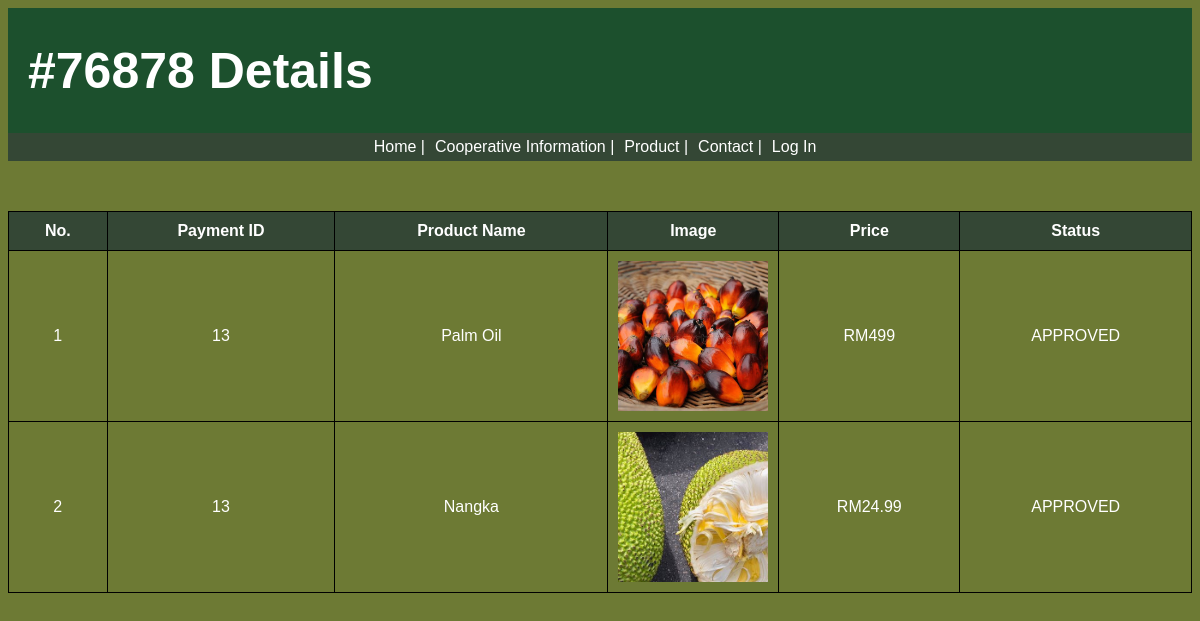
Screenshot of /view-invoice.php?orderID=76878 with the database file from the repository.
### tables this page shows
CREATE TABLE `tblorder` (
  `id` int(11) NOT NULL,
  `orderID` char(5) NOT NULL,
  `userID` int(11) NOT NULL,
  `productID` int(11) NOT NULL,
  `quantity` int(11) NOT NULL,
  `totalamount` float NOT NULL,
  `PostingDate` timestamp NULL DEFAULT current_timestamp(),
  `status` varchar(255) NOT NULL,
  `paymentId` int(11) NOT NULL
);

CREATE TABLE `tblpayment` (
  `paymentId` int(11) NOT NULL,
  `orderID` char(5) NOT NULL,
  `fullName` varchar(255) DEFAULT NULL,
  `email` varchar(255) DEFAULT NULL,
  `address` varchar(255) DEFAULT NULL,
  `city` varchar(100) DEFAULT NULL,
  `state` varchar(100) DEFAULT NULL,
  `zip` varchar(20) DEFAULT NULL,
  `name_OC` varchar(255) DEFAULT NULL,
  `cc_num` varchar(16) DEFAULT NULL,
  `exp_month` int(11) DEFAULT NULL,
  `exp_year` int(11) DEFAULT NULL,
  `cvv` varchar(4) DEFAULT NULL,
  `totalprice` float NOT NULL
);

CREATE TABLE `product_stock` (
  `productID` int(11) NOT NULL,
  `productName` varchar(255) NOT NULL,
  `price` float NOT NULL,
  `quantity` int(11) NOT NULL,
  `image_path` varchar(255) NOT NULL
);

### view-invoice.php (the view, shortened to what this page needs)
<?php
    include("db.php");
    include("functions.php");
?>
<!DOCTYPE html>
<html lang="en">
<head>
</head>
<body>
    <div class="container">
        <div class="nav-bar">
            <div class="nav-bar-content">
                <div class="title">
                    <h1><?php echo "#{$_GET['orderID']} Details"; ?></h1>
                </div>
            </div>
            <div class="nav-bar-list">
                <ul>
                    <li><a href="home-page.php">Home |</a></li>
                    <li><a href="Cooperative-Information.php">Cooperative Information |</a></li>
                    <li><a href="product.php"> Product |</a></li>
                    <li><a href="Contact.php">Contact |</a></li>
                    <?php echo generateNavigationLink(); ?>
                </ul>
            </div>
        </div>
        <div class="table-cart">
            <table>
                <tr>
                    <th>No.</th>
                    <th>Payment ID</th>
                    <th>Product Name</th>
                    <th>Image</th>
                    <th>Price</th>
                    <th>Status</th>
                </tr>
                    <?php
                        $orderID = $_GET['orderID'];
                        $sql = "SELECT tp.fullName, tp.paymentID, tos.orderID, tos.status, tos.quantity, tos.productID, ps.productName, ps.image_path, ps.price
                        FROM tblpayment tp
                        JOIN tblorder tos ON tp.orderID = tos.orderID
                        JOIN product_stock ps ON tos.productID = ps.productID
                        WHERE tos.orderID = '$orderID'";
                        $result  = mysqli_query($conn,$sql);
                        $counter = 1;
                        if($result->num_rows >0){
                            while($row = $result->fetch_assoc()){
                                $totalPrice = $row['quantity'] * $row['price'];
                                echo "<tr>";
                                echo "<td>{$counter}</td>";
                                echo "<td>" . $row['paymentID'] . "</td>";
                                echo "<td >" . $row['productName'] . "</td>";
                                echo "<td class='image-cell'><img src='./image/" . $row['image_path'] . "' alt='Product Image' width='100%' height='100%'></td>";
                                echo "<td>RM" . $totalPrice . "</td>";
                                echo "<td >" . $row['status'] . "</td>";
                                echo "</tr>";
                                $counter++;
                            }
                        }
                    ?>
            </table>
        </div>
    </div>
</body>
</html>

### view-invoice.php (style rules this page uses)
.nav-bar-content { display: flex; justify-content: flex-start; align-items: flex-start; background-color: #1c502d; }
.nav-bar-list { display: flex; justify-content: center; background-color: #344735; }
h1 { margin-left: 20px; font-size: 50px; color: white; }
ul { display: flex; list-style-type: none; padding: 0; margin-top: 5px; margin-bottom: 5px; }
li { margin-right: 10px; padding: 0; }
a { text-decoration: none; color: white; }
.table-cart { display: flex; justify-content: center; overflow-x: auto; }
table { width: 100%; margin-top: 50px; }
table,tr,td,th { border: 1px solid black; border-collapse: collapse; text-align: center; }
tr { color: white; }
th, td { padding: 10px; }
th { background-color: #344735; color: white; }
.table-cart td.image-cell { width: 150px; height: 150px; }
.table-cart img { display: block; width: 100%; height: 100%; object-fit: cover; }
body { background-color: rgb(109, 122, 52); font-family: Arial, Helvetica, sans-serif; }

### rows the page displays
tblorder: paymentId.paymentId "13", productID.productName "Palm Oil", productID.image_path (picture), productID.price "499", status "APPROVED"
tblorder: paymentId.paymentId "13", productID.productName "Nangka", productID.image_path (picture), productID.price "24.99", status "APPROVED"

### other values shown
$_GET['orderID'] "76878"
